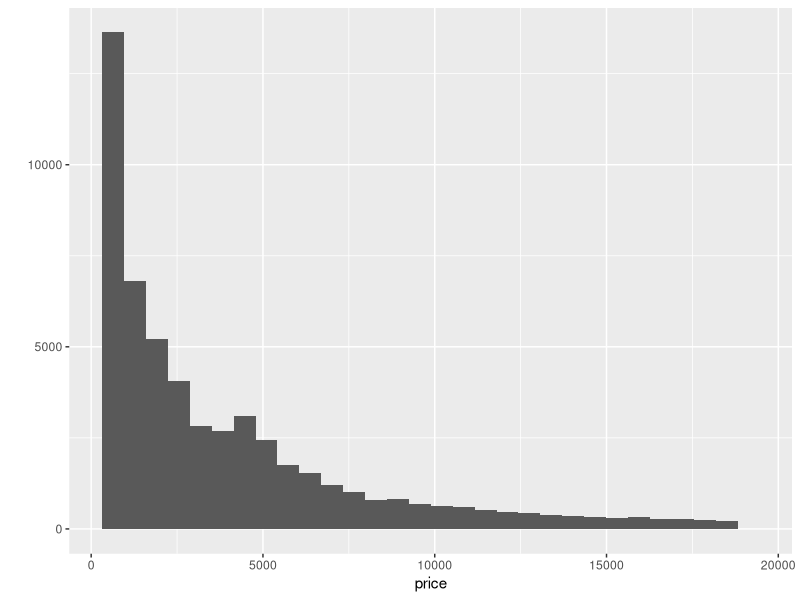
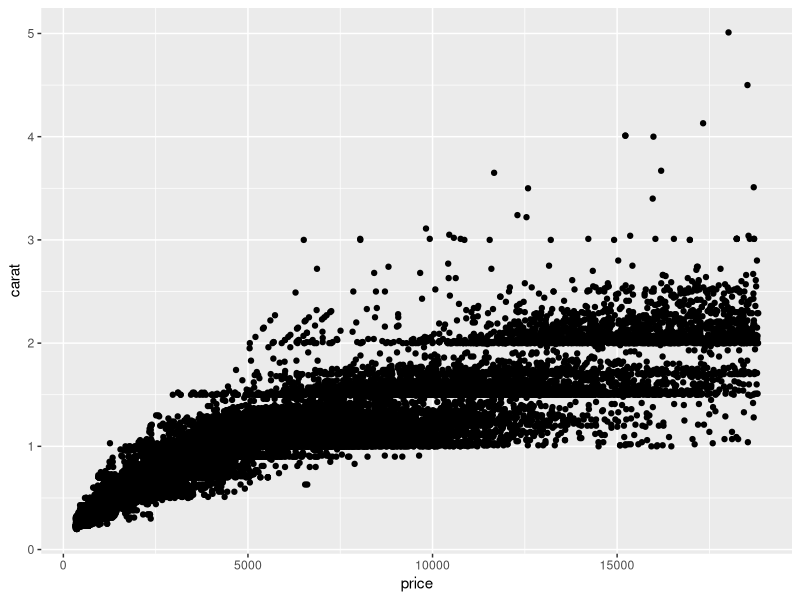
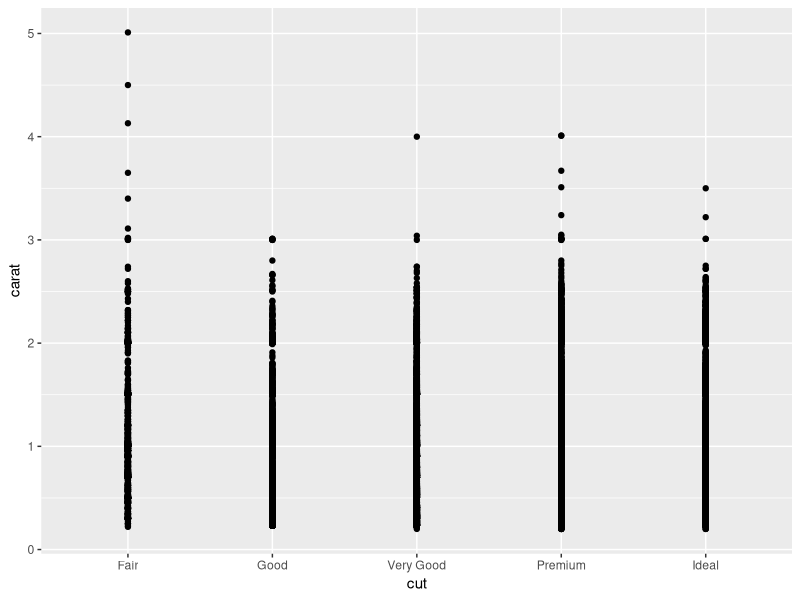
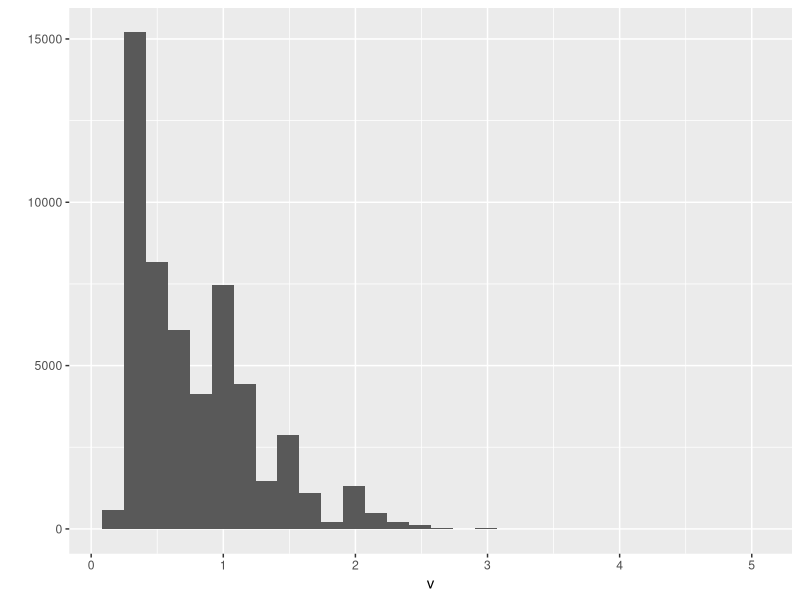
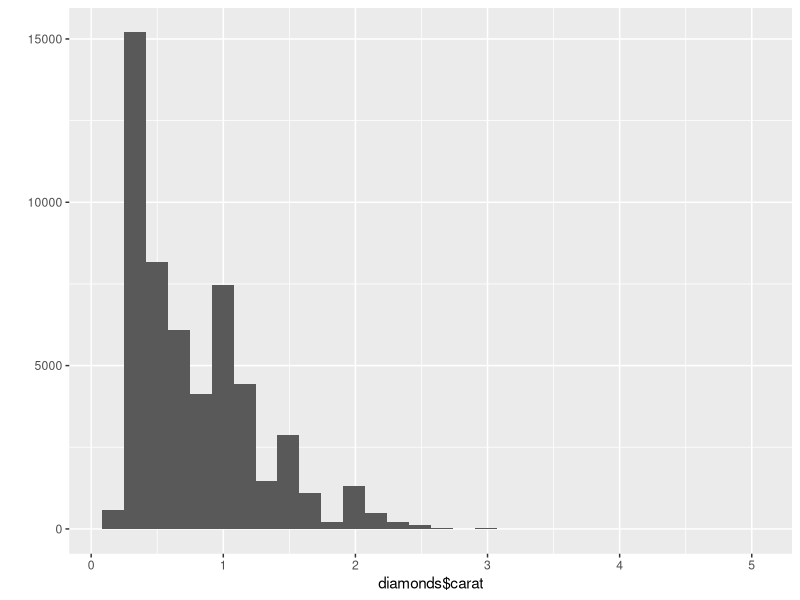
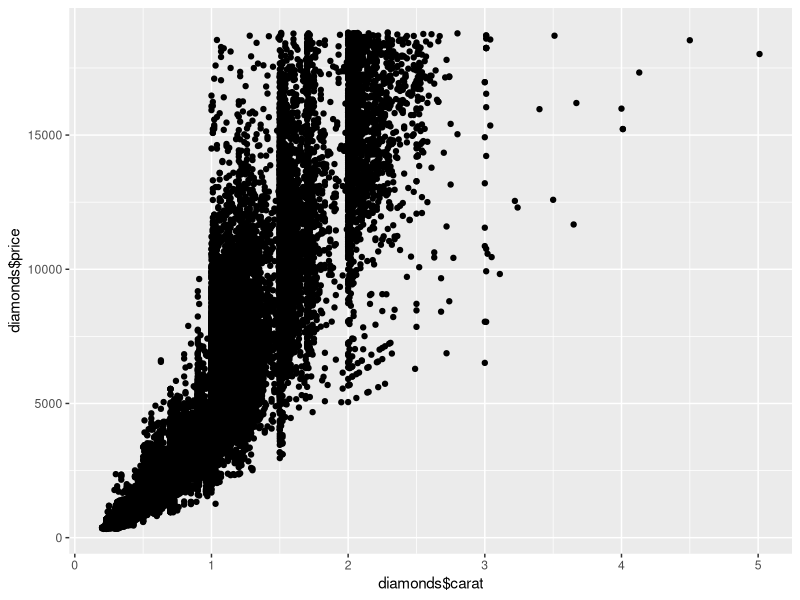
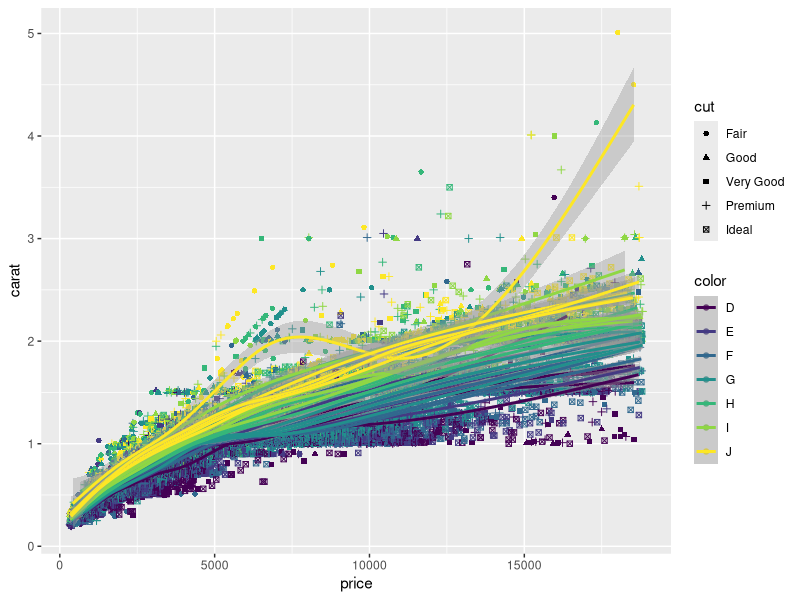
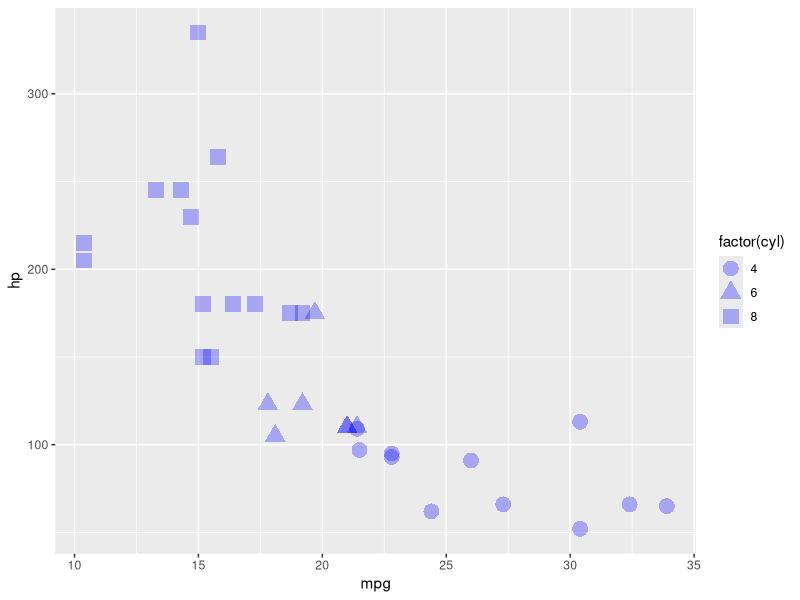

Here is the R script that generated these plots, in order:
library(ggplot2)

data("diamonds")

qplot(x = price, data = diamonds)
qplot(x = price, y = carat, data = diamonds)
qplot(x = cut, y = carat, data = diamonds)

v <- diamonds$carat
qplot(v)
qplot(diamonds$carat)

qplot(diamonds$carat, diamonds$price)

my_plot <- qplot(x = price, y = carat, data = diamonds)

qplot(x = price, 
      y = carat,
      color = color,
      shape = cut,
      data = diamonds, 
      geom = c("point", "smooth"))

qplot(mpg, 
      hp,
      color = I("blue"),
      shape = factor(cyl),
      size = I(5),
      alpha = I(0.3),
      data = mtcars)

qplot(x = price, data = diamonds, 
      fill = I("white"), 
      col = I("black"))

qplot(x = price,
      fill = color,
      data = diamonds,
      col = I("black"))

qplot(x = price,
      fill = color,
      alpha = I(0.2),
      data = diamonds,
      col = I("black"), 
      geom = "density")

